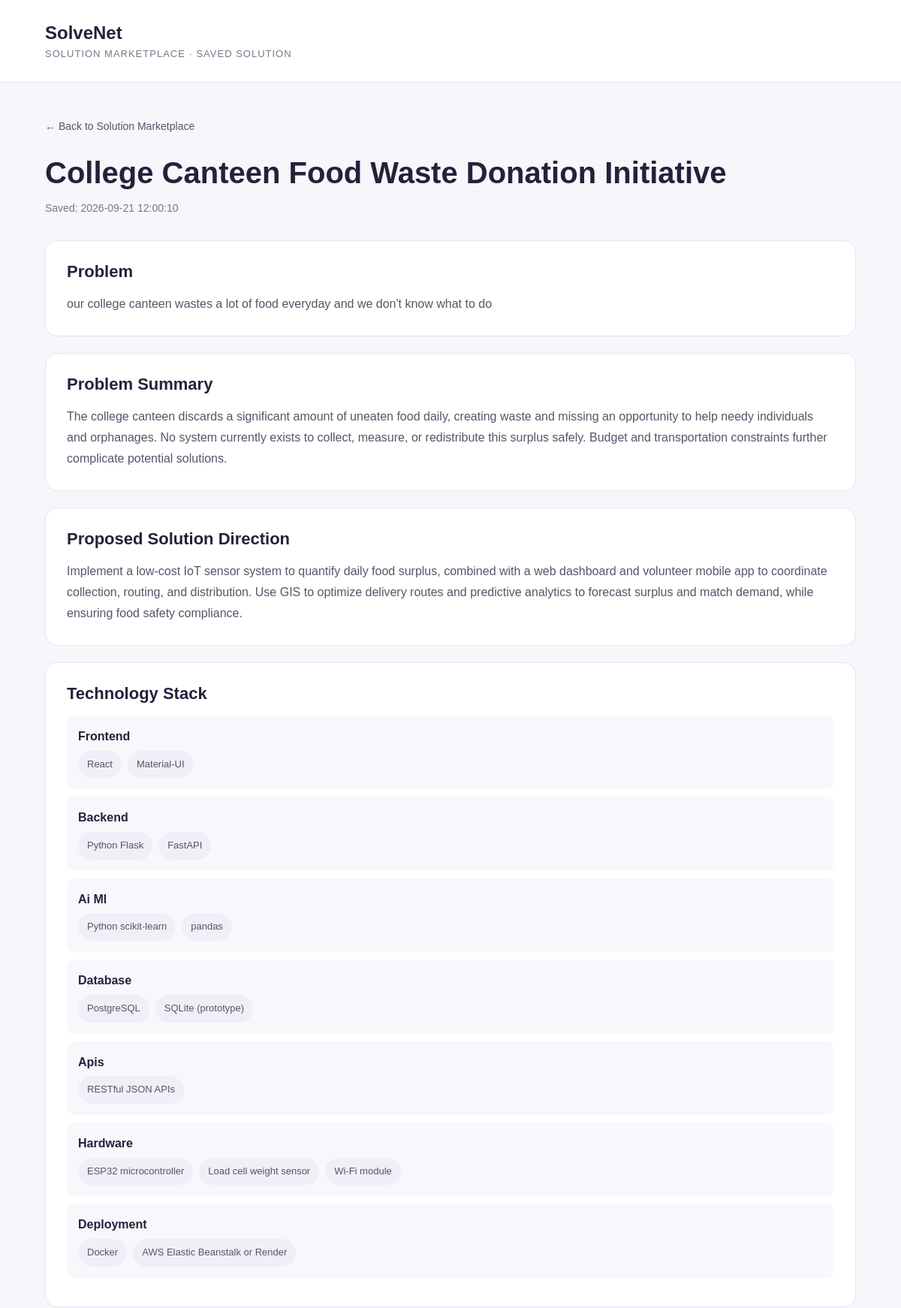
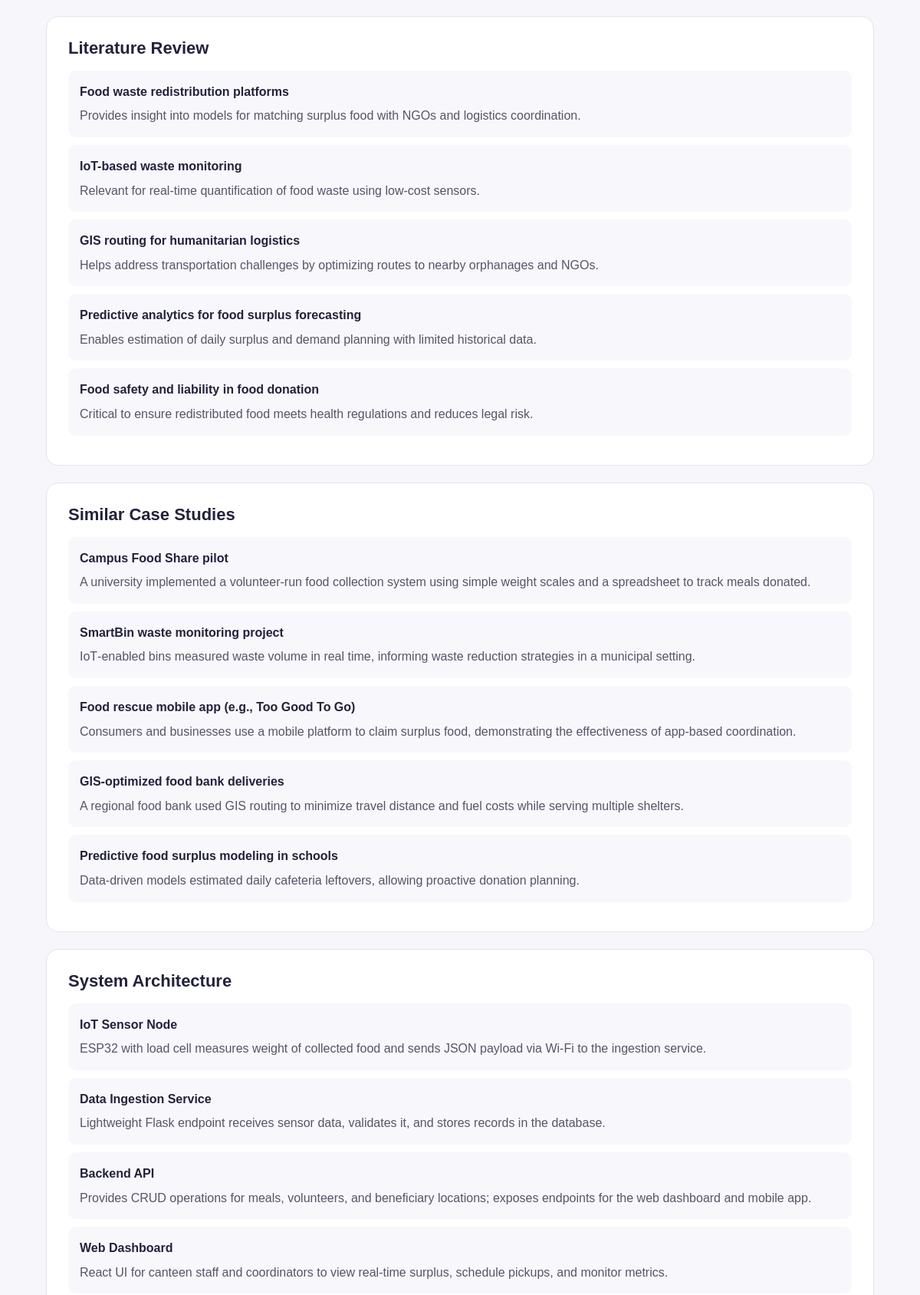
Screenshot of /solution/1 (upper part) with the database file from the repository (2 pictures, top to bottom).
### tables this page shows
CREATE TABLE solutions (

            id INTEGER PRIMARY KEY AUTOINCREMENT,

            title TEXT NOT NULL,

            problem TEXT NOT NULL,

            problem_brief TEXT NOT NULL,

            matches TEXT NOT NULL,

            starter_kit TEXT NOT NULL,

            created_at TEXT DEFAULT CURRENT_TIMESTAMP

        );

### app.py (the view)
@app.route(
    "/solution/<int:solution_id>"
)
def solution_detail(
    solution_id
):
    from services.database_service import (
        get_solution
    )
    solution = get_solution(
        solution_id
    )
    if not solution:
        return redirect(
            url_for("marketplace")
        )
    return render_template(
        "solution_detail.html",
        solution=solution
    )

### services/database_service.py (called while the page is built)
def get_connection():
    connection = sqlite3.connect(
        DATABASE_PATH
    )
    connection.row_factory = sqlite3.Row
    return connection

def get_solution(
    solution_id
):
    connection = get_connection()
    row = connection.execute(
        """
        SELECT *
        FROM solutions
        WHERE id = ?
        """,
        (solution_id,)
    ).fetchone()
    connection.close()
    if not row:
        return None
    solution = dict(row)
    try:
        solution["problem_brief"] = json.loads(
            solution["problem_brief"]
        )
    except Exception:
        solution["problem_brief"] = {}
    try:
        solution["matches"] = json.loads(
            solution["matches"]
        )
    except Exception:
        solution["matches"] = []
    try:
        solution["starter_kit"] = json.loads(
            solution["starter_kit"]
        )
    except Exception:
        solution["starter_kit"] = {}
    return solution

### templates/solution_detail.html (shortened to what this page needs)
<!DOCTYPE html>
<html lang="en">
<head>
</head>
<body>
<header>
    <div class="container">
        <div class="logo">
            SolveNet
        </div>
        <div class="stage">
            SOLUTION MARKETPLACE · SAVED SOLUTION
        </div>
    </div>
</header>
<main>
<div class="container">
    <div
        class="back"
        onclick="window.location.href='/marketplace'"
    >
        ← Back to Solution Marketplace
    </div>
    <h1>
        {{ solution.title }}
    </h1>
    <div class="date">
        Saved:
        {{ solution.created_at }}
    </div>
    <div class="section">
        <h2>
            Problem
        </h2>
        <div class="text">
            {{ solution.problem }}
        </div>
    </div>
    {% if solution.starter_kit.problem_summary %}
    <div class="section">
        <h2>
            Problem Summary
        </h2>
        <div class="text">
            {{ solution.starter_kit.problem_summary }}
        </div>
    </div>
    {% endif %}
    {% if solution.starter_kit.solution_direction %}
    <div class="section">
        <h2>
            Proposed Solution Direction
        </h2>
        <div class="text">
            {{ solution.starter_kit.solution_direction }}
        </div>
    </div>
    {% endif %}
    {% if solution.starter_kit.technology_stack %}
    <div class="section">
        <h2>
            Technology Stack
        </h2>
        {% for category, values in
            solution.starter_kit.technology_stack.items()
        %}
            {% if values %}
            <div class="item">
                <strong>
                    {{ category|replace("_", " ")|title }}
                </strong>
                <div class="tags">
                    {% for value in values %}
                    <span class="tag">
                        {{ value }}
                    </span>
                    {% endfor %}
                </div>
            </div>
            {% endif %}
        {% endfor %}
    </div>
    {% endif %}
    {% if solution.starter_kit.literature_review %}
    <div class="section">
        <h2>
            Literature Review
        </h2>
        {% for item in
            solution.starter_kit.literature_review
        %}
        <div class="item">
            <strong>
                {{ item.topic }}
            </strong>
            {{ item.why_relevant }}
        </div>
        {% endfor %}
    </div>
    {% endif %}
    {% if solution.starter_kit.case_studies %}
    <div class="section">
        <h2>
            Similar Case Studies
        </h2>
        {% for item in
            solution.starter_kit.case_studies
        %}
        <div class="item">
            <strong>
                {{ item.title }}
            </strong>
            {{ item.description }}
        </div>
        {% endfor %}
    </div>
    {% endif %}
    {% if solution.starter_kit.architecture %}
    <div class="section">
        <h2>
            System Architecture
        </h2>
        {% for item in
            solution.starter_kit.architecture
        %}
        <div class="item">
            <strong>
                {{ item.component }}
            </strong>
            {{ item.description }}
        </div>
        {% endfor %}
    </div>
    {% endif %}
</div>
</main>
</body>
</html>

### templates/solution_detail.html (style rules this page uses)
* { box-sizing: border-box; }
body { margin: 0; font-family: Arial, Helvetica, sans-serif; background: #f7f6fb; color: #22223b; }
.container { width: 90%; max-width: 1100px; margin: auto; }
header { background: white; border-bottom: 1px solid #e5e3ef; padding: 30px 0; }
.logo { font-size: 24px; font-weight: bold; }
.stage { font-size: 13px; color: #77778b; margin-top: 6px; letter-spacing: 1px; }
main { padding: 50px 0 80px; }
.back { margin-bottom: 30px; cursor: pointer; color: #55556a; font-size: 14px; }
h1 { font-size: 40px; line-height: 1.2; margin-bottom: 15px; }
.date { color: #77778b; font-size: 14px; margin-bottom: 35px; }
.section { background: white; border: 1px solid #e5e3ef; border-radius: 16px; padding: 28px; margin-bottom: 22px; }
.section h2 { margin-top: 0; font-size: 22px; margin-bottom: 16px; }
.text { color: #55556a; line-height: 1.75; }
.tags { display: flex; flex-wrap: wrap; gap: 8px; }
.tag { background: #f0eff7; padding: 8px 12px; border-radius: 20px; font-size: 13px; }
.item { padding: 15px; background: #f8f7fb; border-radius: 10px; margin-bottom: 10px; color: #55556a; line-height: 1.6; }
.item strong { display: block; color: #22223b; margin-bottom: 6px; }

### rows the page displays
solutions: title "College Canteen Food Waste Donation Initiative", created_at "2026-09-21 12:00:10", problem "our college canteen wastes a lot of food everyday and we don't know what to do"

### other values shown
{{ category|replace("_", " ")|title }} "Frontend" "Backend" "Ai Ml" "Database" "Apis" "Hardware" "Deployment"
{{ value }} "React" "Material‑UI" "Python Flask" "FastAPI" "Python scikit‑learn" "pandas" "PostgreSQL" "SQLite (prototype)" "RESTful JSON APIs" "ESP32 microcontroller" "Load cell weight sensor" "Wi‑Fi module" "Docker" "AWS Elastic Beanstalk or Render"
{{ item.topic }} "Food waste redistribution platforms" "IoT-based waste monitoring" "GIS routing for humanitarian logistics" "Predictive analytics for food surplus forecasting" "Food safety and liability in food donation"
{{ item.why_relevant }} "Provides insight into models for matching surplus food with NGOs and logistics coordination." "Relevant for real‑time quantification of food waste using low‑cost sensors." "Helps address transportation challenges by optimizing routes to nearby orphanages and NGOs." "Enables estimation of daily surplus and demand planning with limited historical data." "Critical to ensure redistributed food meets health regulations and reduces legal risk."
{{ item.title }} "Campus Food Share pilot" "SmartBin waste monitoring project" "Food rescue mobile app (e.g., Too Good To Go)" "GIS‑optimized food bank deliveries" "Predictive food surplus modeling in schools"
{{ item.description }} "A university implemented a volunteer‑run food collection system using simple weight scales and a spreadsheet to track meals donated." "IoT‑enabled bins measured waste volume in real time, informing waste reduction strategies in a municipal setting." "Consumers and businesses use a mobile platform to claim surplus food, demonstrating the effectiveness of app‑based coordination." "A regional food bank used GIS routing to minimize travel distance and fuel costs while serving multiple shelters." "Data‑driven models estimated daily cafeteria leftovers, allowing proactive donation planning."
{{ item.component }} "IoT Sensor Node" "Data Ingestion Service" "Backend API" "Web Dashboard"
{{ item.description }} "ESP32 with load cell measures weight of collected food and sends JSON payload via Wi‑Fi to the ingestion service." "Lightweight Flask endpoint receives sensor data, validates it, and stores records in the database." "Provides CRUD operations for meals, volunteers, and beneficiary locations; exposes endpoints for the web dashboard and mobile app." "React UI for canteen staff and coordinators to view real‑time surplus, schedule pickups, and monitor metrics."
